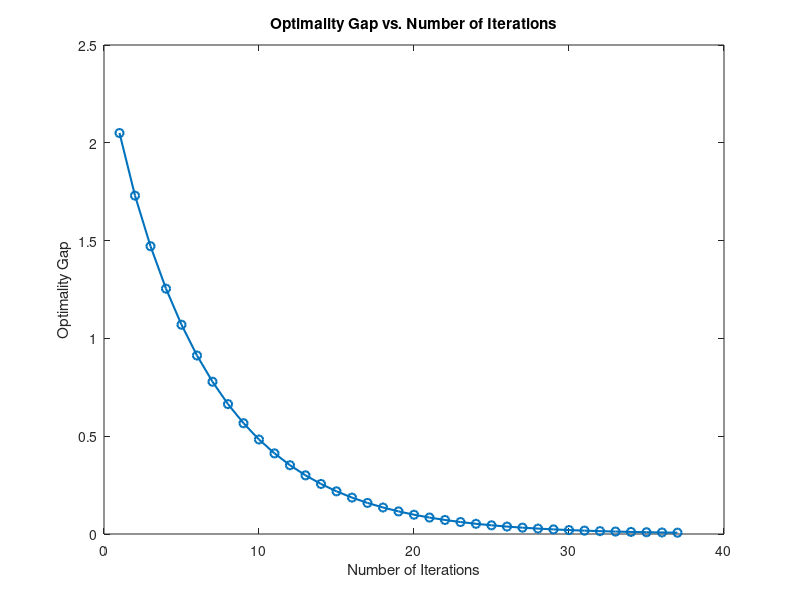

MATLAB code to generate this figure:
function main()
    lambda_val = 0.1;
    error = 0.01;
    min_value_wolfram_alpha = -2.5;
    starting_point1 = 2.0;
    starting_point2 = 3.0;
 
    i = 0;
    optimality_gap = 0.0;
    x1 = 0.0;
    x2 = 0.0;
    iterations = [];
    gaps = [];
 
    while abs(starting_point1 - x1) > error || abs(starting_point2 - x2) > error
        starting_point1 = x1;
        starting_point2 = x2;
 
        partial_derivative_x1 = 2 * x1 + 2 * x2 + 1;
        partial_derivative_x2 = 2 * x1 + 4 * x2 - 2;
 
        x1 = x1 - lambda_val * partial_derivative_x1;
        x2 = x2 - lambda_val * partial_derivative_x2;
 
        optimality_gap = return_value(x1, x2) - min_value_wolfram_alpha;
        i = i + 1;
 
        iterations(i) = i;
        gaps(i) = optimality_gap;
    end
 
    plot(iterations, gaps, 'o-', 'LineWidth', 1.5);
    xlabel('Number of Iterations');
    ylabel('Optimality Gap');
    title('Optimality Gap vs. Number of Iterations');
end
 
function value = return_value(x1, x2)
    value = x1 - 2 * x2 + 1 * x1^2 + 2 * x1 * x2 + 2 * x2^2;
end
